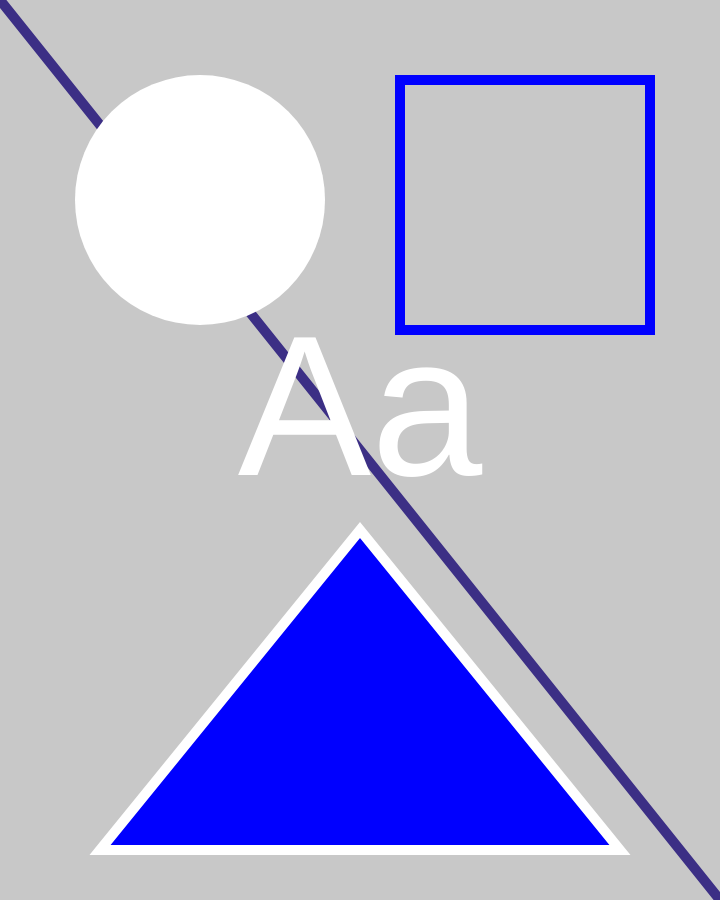
Frame 1 (no input)
Frame 60 (no input): identical to frame 1, image omitted
Frame 120 (the mouse pressed at the canvas centre since frame 60): identical to frame 1, image omitted

The p5.js sketch that drew this single still picture (run headless with seeded random() and noise() and a simulated clock; from frame 60 on, the mouse is pressed at the canvas centre):

// p5.js sketch
// ── sketch.js
/* - - Variables - - */
let niceBlue = "#0000FF"; // red

/* - - Setup - - */
function setup() {
  /* insta 4/5 */
  createCanvas(720, 900);

  // initial styling
  background(200);
}

/* - - Draw - - */
function draw() {
  background(200); // 0—255, 0 = black, 255 = white

  // a line with styling
  stroke("#3C2F85");
  strokeWeight(10);
  line(0, 0, width, height);

  // ellipse with styling
  fill(255);
  noStroke();
  ellipse(200, 200, 250);

  // rectangle with styling
  noFill();
  stroke(niceBlue);
  strokeWeight(10);
  rect(400, 80, 250, 250);

  // triangle with styling
  fill(niceBlue);
  stroke(255);
  strokeWeight(10);
  triangle(100, 850, 360, 530, 620, 850);

  // text with styling
  textSize(200);
  textAlign(CENTER, CENTER);
  fill("white");
  noStroke();
  text("Aa", width / 2, height / 2 - 30);
}
